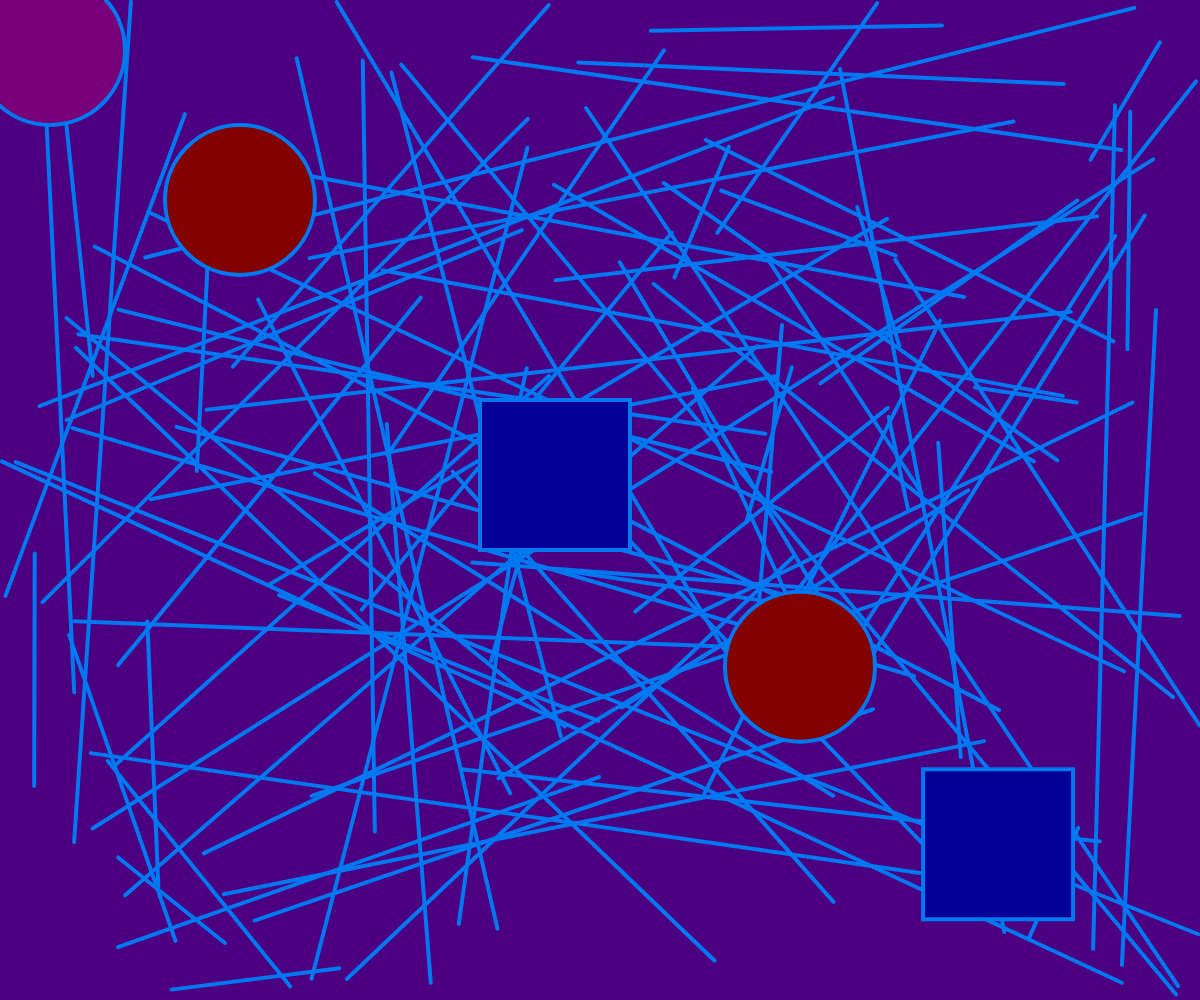
Frame 1 (no input)
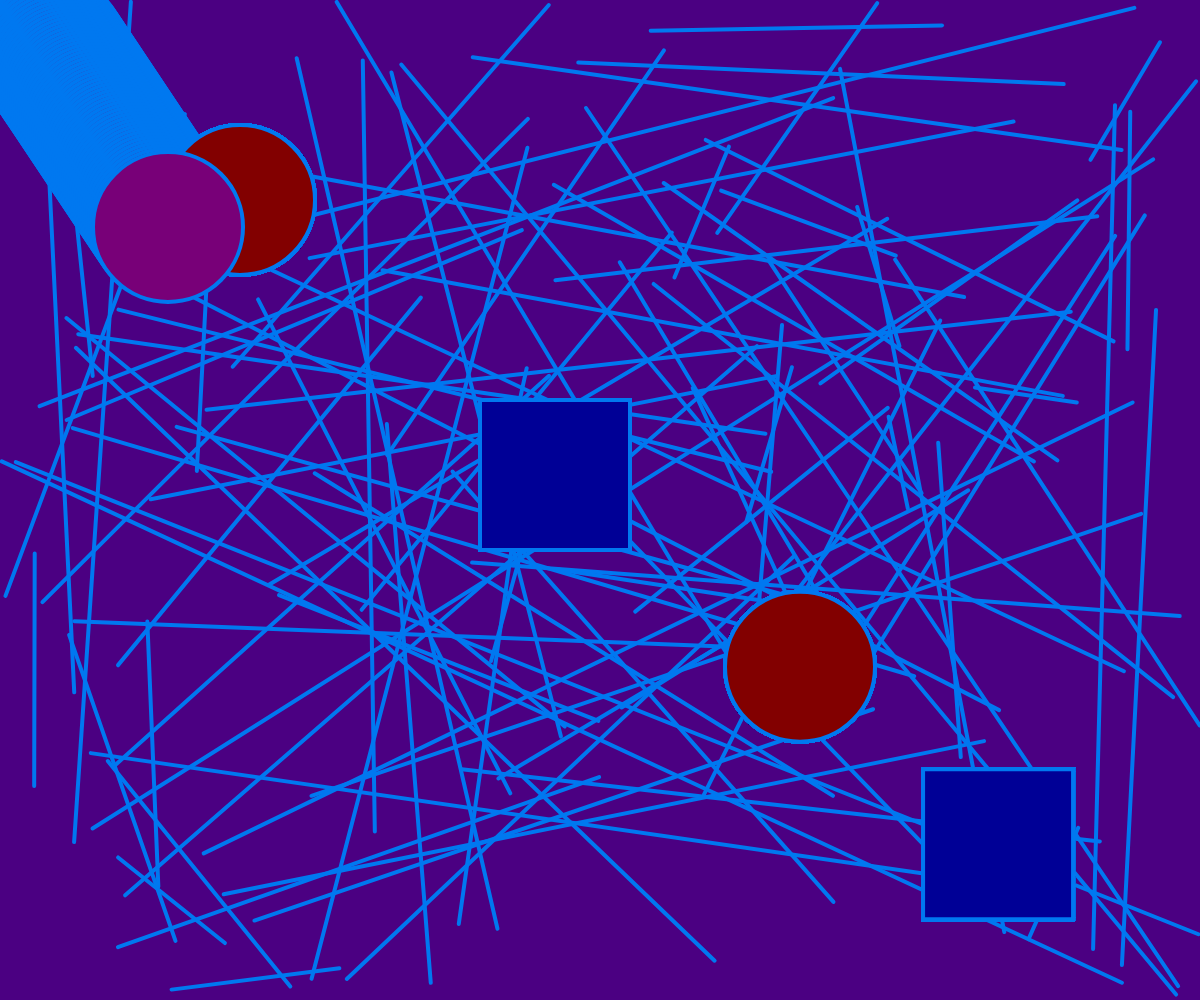
Frame 60 (no input)
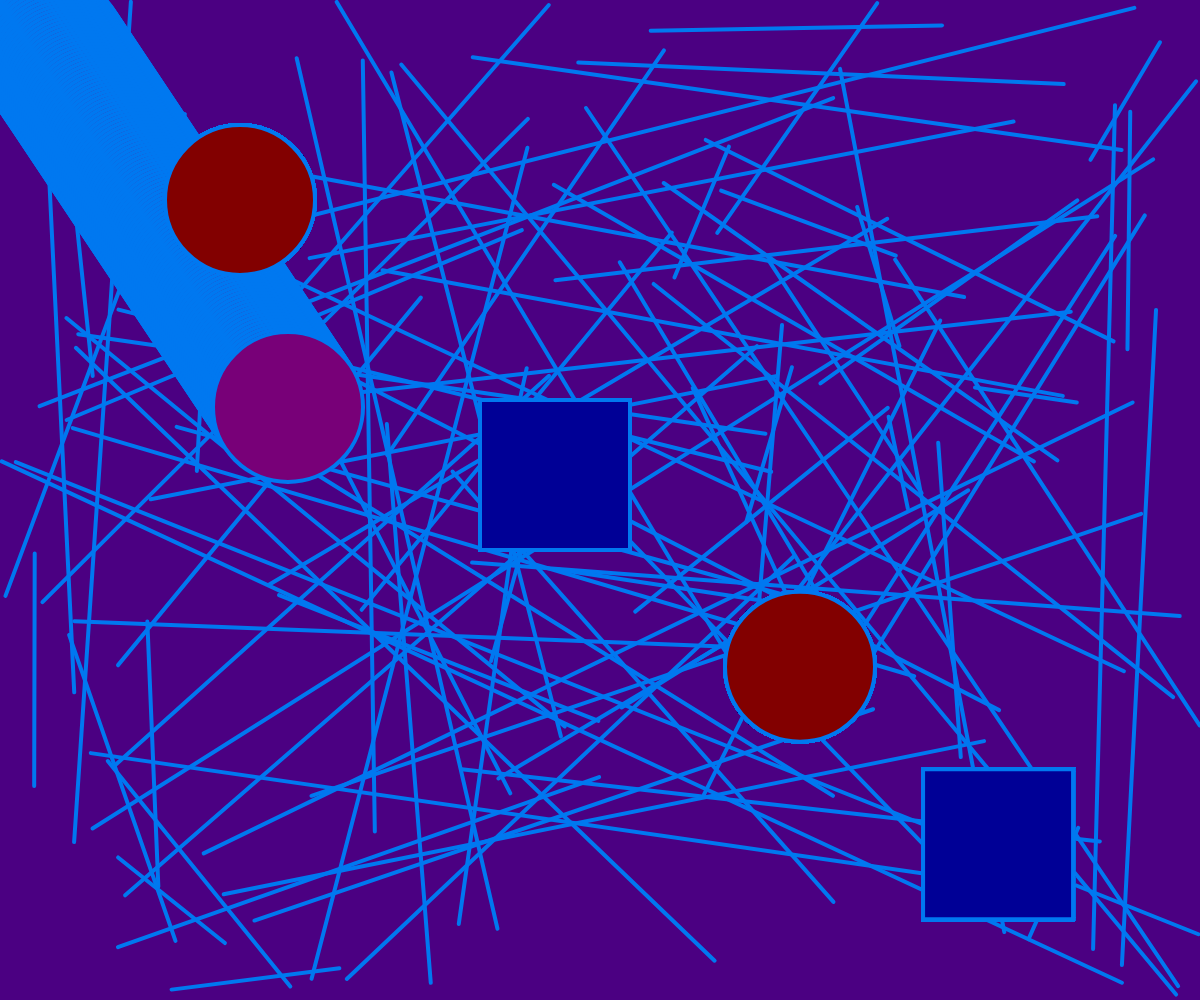
Frame 120 (the mouse pressed at the canvas centre since frame 60)

The p5.js sketch that drew these frames (run headless with seeded random() and noise() and a simulated clock; from frame 60 on, the mouse is pressed at the canvas centre):

// p5.js sketch
// ── sketch.js



let xpos = 50;
let ypos = 50;
let xballspeed = 2;
let yballspeed = 3;
let circlecolor = 130;
let rectcolor = 150;
let rcolor = 150;
let circcol = 130;
function setup() {
  // put setup code here
createCanvas(windowWidth,windowHeight);
background(75,0,130);
// create a purple background with various lines
// when the page is refreshed, have the lines move and reappear in a different spot
//make the line color stroke a light shade of blue to pop out of the background
for(let i = 0; i < 100; i = i + 1){
  let x1 = random(0,width);
  let y1 = random(0,height);
  let x2 = random(0,width);
  let y2 = random(0,height);

strokeWeight(4);
stroke(0,120,240);
line(x1,y1,x2,y2);

}
}

function draw() {
  //create four different shapes that change color when clicked on
  // create a shape that bounces off the sides of the canvas and that changes location when clicked on


fill(circlecolor,0,0);
circle(width/5,height/5,150);
if (mouseIsPressed & dist(mouseX,mouseY,width/5,height/5)< 75){
circlecolor = 225;
}
else {
  circlecolor = 130;
}



fill(0,0,rectcolor);
rect(width/1.3,height/1.3,150);

if(mouseIsPressed & dist(mouseX,mouseY,width/1.3,height/1.3)< 75){
  rectcolor = 300;
}
else {
  rectcolor =150;

}


fill(0,0,rcolor);
rect(width/2.5,height/2.5,150);
if(mouseIsPressed & dist(mouseX,mouseY,width/2.5,height/2.5)< 75){
rcolor = 180;
}
else {
  rcolor = 150;
}





fill(circcol,0,0);
circle(width/1.5,height/1.5,150);
if(mouseIsPressed & dist(mouseX,mouseY,width/1.5,height/1.5)<75){
  circcol = 268;
}
else {
  circcol = 130;
}

// This is where the code that makes the ball bounce around starts
fill(120,0,120);
circle(xpos,ypos,150);

xpos= xpos + xballspeed;
ypos= ypos + yballspeed;

if(xpos > width - 50){
xballspeed = -xballspeed;

}

if(xpos < 50){
xballspeed = -xballspeed
}

if(ypos > height - 50){
yballspeed = -yballspeed;

}

if(ypos < 50){
yballspeed = -yballspeed;
}


if(mouseIsPressed & dist(mouseX,mouseY,xpos,ypos) < 50){
xpos = random(0,width);
ypos = random(0,height);



}


}
